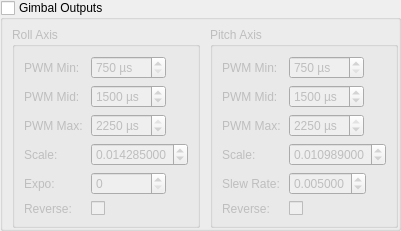
            <widget class="QGroupBox" name="groupBox_gimbal">
             <property name="title">
              <string>Gimbal Outputs</string>
             </property>
             <property name="flat">
              <bool>true</bool>
             </property>
             <property name="checkable">
              <bool>true</bool>
             </property>
             <property name="checked">
              <bool>false</bool>
             </property>
             <layout class="QGridLayout" name="gridLayout_52">
              <property name="leftMargin">
               <number>9</number>
              </property>
              <property name="topMargin">
               <number>7</number>
              </property>
              <property name="rightMargin">
               <number>0</number>
              </property>
              <property name="bottomMargin">
               <number>0</number>
              </property>
              <property name="horizontalSpacing">
               <number>10</number>
              </property>
              <property name="verticalSpacing">
               <number>0</number>
              </property>
              <item row="0" column="0">
               <widget class="QGroupBox" name="groupBox_gimbalRoll">
                <property name="sizePolicy">
                 <sizepolicy hsizetype="Preferred" vsizetype="Maximum">
                  <horstretch>0</horstretch>
                  <verstretch>0</verstretch>
                 </sizepolicy>
                </property>
                <property name="title">
                 <string>Roll Axis</string>
                </property>
                <layout class="QFormLayout" name="formLayout_53">
                 <property name="fieldGrowthPolicy">
                  <enum>QFormLayout::AllNonFixedFieldsGrow</enum>
                 </property>
                 <property name="horizontalSpacing">
                  <number>8</number>
                 </property>
                 <item row="0" column="0">
                  <widget class="QLabel" name="label_GMBL_PWM_MIN_RL">
                   <property name="text">
                    <string>PWM Min:</string>
                   </property>
                  </widget>
                 </item>
                 <item row="0" column="1">
                  <widget class="QSpinBox" name="GMBL_PWM_MIN_RL">
                   <property name="sizePolicy">
                    <sizepolicy hsizetype="Maximum" vsizetype="Fixed">
                     <horstretch>0</horstretch>
                     <verstretch>0</verstretch>
                    </sizepolicy>
                   </property>
                   <property name="minimumSize">
                    <size>
                     <width>75</width>
                     <height>0</height>
                    </size>
                   </property>
                   <property name="toolTip">
                    <string>Minumum pulse width sent to servo/controller</string>
                   </property>
                   <property name="accelerated">
                    <bool>true</bool>
                   </property>
                   <property name="suffix">
                    <string> µs</string>
                   </property>
                   <property name="minimum">
                    <number>750</number>
                   </property>
                   <property name="maximum">
                    <number>2250</number>
                   </property>
                   <property name="singleStep">
                    <number>10</number>
                   </property>
                   <property name="value">
                    <number>750</number>
                   </property>
                  </widget>
                 </item>
                 <item row="1" column="0">
                  <widget class="QLabel" name="label_GMBL_NTRL_ROLL">
                   <property name="text">
                    <string>PWM Mid:</string>
                   </property>
                  </widget>
                 </item>
                 <item row="1" column="1">
                  <widget class="QSpinBox" name="GMBL_NTRL_ROLL">
                   <property name="sizePolicy">
                    <sizepolicy hsizetype="Maximum" vsizetype="Fixed">
                     <horstretch>0</horstretch>
                     <verstretch>0</verstretch>
                    </sizepolicy>
                   </property>
                   <property name="minimumSize">
                    <size>
                     <width>75</width>
                     <height>0</height>
                    </size>
                   </property>
                   <property name="toolTip">
                    <string>&lt;html&gt;&lt;head/&gt;&lt;body&gt;&lt;p&gt;Pulse width sent to servo/controller for mid-point (level adjustment)&lt;/p&gt;&lt;/body&gt;&lt;/html&gt;</string>
                   </property>
                   <property name="accelerated">
                    <bool>true</bool>
                   </property>
                   <property name="suffix">
                    <string> µs</string>
                   </property>
                   <property name="minimum">
                    <number>750</number>
                   </property>
                   <property name="maximum">
                    <number>2250</number>
                   </property>
                   <property name="singleStep">
                    <number>10</number>
                   </property>
                   <property name="value">
                    <number>1500</number>
                   </property>
                  </widget>
                 </item>
                 <item row="2" column="0">
                  <widget class="QLabel" name="label_GMBL_PWM_MAX_RL">
                   <property name="text">
                    <string>PWM Max:</string>
                   </property>
                  </widget>
                 </item>
                 <item row="2" column="1">
                  <widget class="QSpinBox" name="GMBL_PWM_MAX_RL">
                   <property name="sizePolicy">
                    <sizepolicy hsizetype="Maximum" vsizetype="Fixed">
                     <horstretch>0</horstretch>
                     <verstretch>0</verstretch>
                    </sizepolicy>
                   </property>
                   <property name="minimumSize">
                    <size>
                     <width>75</width>
                     <height>0</height>
                    </size>
                   </property>
                   <property name="toolTip">
                    <string>Maximum pulse width sent to servo/controller</string>
                   </property>
                   <property name="accelerated">
                    <bool>true</bool>
                   </property>
                   <property name="suffix">
                    <string> µs</string>
                   </property>
                   <property name="minimum">
                    <number>750</number>
                   </property>
                   <property name="maximum">
                    <number>2250</number>
                   </property>
                   <property name="singleStep">
                    <number>10</number>
                   </property>
                   <property name="value">
                    <number>2250</number>
                   </property>
                  </widget>
                 </item>
                 <item row="3" column="0">
                  <widget class="QLabel" name="label_GMBL_SCAL_ROLL">
                   <property name="text">
                    <string>Scale:</string>
                   </property>
                  </widget>
                 </item>
                 <item row="3" column="1">
                  <widget class="QDoubleSpinBox" name="GMBL_SCAL_ROLL">
                   <property name="sizePolicy">
                    <sizepolicy hsizetype="Maximum" vsizetype="Fixed">
                     <horstretch>0</horstretch>
                     <verstretch>0</verstretch>
                    </sizepolicy>
                   </property>
                   <property name="minimumSize">
                    <size>
                     <width>95</width>
                     <height>0</height>
                    </size>
                   </property>
                   <property name="toolTip">
                    <string>&lt;html&gt;&lt;head/&gt;&lt;body&gt;&lt;p&gt;Stabilization scaling factor in degrees per second of pulse width.&lt;/p&gt;&lt;/body&gt;&lt;/html&gt;</string>
                   </property>
                   <property name="inputMethodHints">
                    <set>Qt::ImhFormattedNumbersOnly</set>
                   </property>
                   <property name="specialValueText">
                    <string>0.01428571</string>
                   </property>
                   <property name="accelerated">
                    <bool>true</bool>
                   </property>
                   <property name="decimals">
                    <number>9</number>
                   </property>
                   <property name="maximum">
                    <double>1.000000000000000</double>
                   </property>
                   <property name="singleStep">
                    <double>0.000001000000000</double>
                   </property>
                   <property name="value">
                    <double>0.014285000000000</double>
                   </property>
                  </widget>
                 </item>
                 <item row="4" column="0">
                  <widget class="QLabel" name="label_GMBL_ROLL_EXPO">
                   <property name="text">
                    <string>Expo:</string>
                   </property>
                  </widget>
                 </item>
                 <item row="4" column="1">
                  <widget class="QDoubleSpinBox" name="GMBL_ROLL_EXPO">
                   <property name="sizePolicy">
                    <sizepolicy hsizetype="Maximum" vsizetype="Fixed">
                     <horstretch>0</horstretch>
                     <verstretch>0</verstretch>
                    </sizepolicy>
                   </property>
                   <property name="minimumSize">
                    <size>
                     <width>75</width>
                     <height>0</height>
                    </size>
                   </property>
                   <property name="toolTip">
                    <string>&lt;html&gt;&lt;head/&gt;&lt;body&gt;&lt;p&gt;Roll axis exponential (slows down movement around center). When set, the GMBL_SCAL_ROLL must be lowered. An expo of 30, will result in a GMBL_SCAL_ROLL of 1/500 instead of 1/70.&lt;/p&gt;&lt;/body&gt;&lt;/html&gt;</string>
                   </property>
                   <property name="inputMethodHints">
                    <set>Qt::ImhFormattedNumbersOnly</set>
                   </property>
                   <property name="specialValueText">
                    <string>0</string>
                   </property>
                   <property name="accelerated">
                    <bool>true</bool>
                   </property>
                   <property name="decimals">
                    <number>2</number>
                   </property>
                   <property name="maximum">
                    <double>999.000000000000000</double>
                   </property>
                   <property name="singleStep">
                    <double>1.000000000000000</double>
                   </property>
                   <property name="value">
                    <double>0.000000000000000</double>
                   </property>
                  </widget>
                 </item>
                 <item row="5" column="0">
                  <widget class="QLabel" name="label_gimbal_roll_reverse">
                   <property name="toolTip">
                    <string>Select to reverse movement direction on this axis</string>
                   </property>
                   <property name="text">
                    <string>Reverse:</string>
                   </property>
                  </widget>
                 </item>
                 <item row="5" column="1">
                  <widget class="QCheckBox" name="reverse_gimbal_roll">
                   <property name="sizePolicy">
                    <sizepolicy hsizetype="Fixed" vsizetype="Fixed">
                     <horstretch>0</horstretch>
                     <verstretch>0</verstretch>
                    </sizepolicy>
                   </property>
                   <property name="toolTip">
                    <string>Select to reverse movement direction on this axis</string>
                   </property>
                   <property name="text">
                    <string/>
                   </property>
                  </widget>
                 </item>
                </layout>
               </widget>
              </item>
              <item row="0" column="1">
               <widget class="QGroupBox" name="groupBox_gimbalPitch">
                <property name="sizePolicy">
                 <sizepolicy hsizetype="Preferred" vsizetype="Maximum">
                  <horstretch>0</horstretch>
                  <verstretch>0</verstretch>
                 </sizepolicy>
                </property>
                <property name="title">
                 <string>Pitch Axis</string>
                </property>
                <layout class="QFormLayout" name="formLayout_44">
                 <property name="fieldGrowthPolicy">
                  <enum>QFormLayout::AllNonFixedFieldsGrow</enum>
                 </property>
                 <property name="horizontalSpacing">
                  <number>8</number>
                 </property>
                 <item row="0" column="0">
                  <widget class="QLabel" name="label_GMBL_PWM_MIN_PT">
                   <property name="text">
                    <string>PWM Min:</string>
                   </property>
                  </widget>
                 </item>
                 <item row="0" column="1">
                  <widget class="QSpinBox" name="GMBL_PWM_MIN_PT">
                   <property name="sizePolicy">
                    <sizepolicy hsizetype="Maximum" vsizetype="Fixed">
                     <horstretch>0</horstretch>
                     <verstretch>0</verstretch>
                    </sizepolicy>
                   </property>
                   <property name="minimumSize">
                    <size>
                     <width>75</width>
                     <height>0</height>
                    </size>
                   </property>
                   <property name="toolTip">
                    <string>Minumum pulse width sent to servo/controller</string>
                   </property>
                   <property name="accelerated">
                    <bool>true</bool>
                   </property>
                   <property name="suffix">
                    <string> µs</string>
                   </property>
                   <property name="minimum">
                    <number>750</number>
                   </property>
                   <property name="maximum">
                    <number>2250</number>
                   </property>
                   <property name="singleStep">
                    <number>10</number>
                   </property>
                   <property name="value">
                    <number>750</number>
                   </property>
                  </widget>
                 </item>
                 <item row="1" column="0">
                  <widget class="QLabel" name="label_GMBL_NTRL_PITCH">
                   <property name="text">
                    <string>PWM Mid:</string>
                   </property>
                  </widget>
                 </item>
                 <item row="1" column="1">
                  <widget class="QSpinBox" name="GMBL_NTRL_PITCH">
                   <property name="sizePolicy">
                    <sizepolicy hsizetype="Maximum" vsizetype="Fixed">
                     <horstretch>0</horstretch>
                     <verstretch>0</verstretch>
                    </sizepolicy>
                   </property>
                   <property name="minimumSize">
                    <size>
                     <width>75</width>
                     <height>0</height>
                    </size>
                   </property>
                   <property name="toolTip">
                    <string>&lt;html&gt;&lt;head/&gt;&lt;body&gt;&lt;p&gt;Pulse width sent to servo/controller for mid-point (level adjustment)&lt;/p&gt;&lt;/body&gt;&lt;/html&gt;</string>
                   </property>
                   <property name="accelerated">
                    <bool>true</bool>
                   </property>
                   <property name="suffix">
                    <string> µs</string>
                   </property>
                   <property name="minimum">
                    <number>750</number>
                   </property>
                   <property name="maximum">
                    <number>2250</number>
                   </property>
                   <property name="singleStep">
                    <number>10</number>
                   </property>
                   <property name="value">
                    <number>1500</number>
                   </property>
                  </widget>
                 </item>
                 <item row="2" column="0">
                  <widget class="QLabel" name="label_GMBL_PWM_MAX_PT">
                   <property name="text">
                    <string>PWM Max:</string>
                   </property>
                  </widget>
                 </item>
                 <item row="2" column="1">
                  <widget class="QSpinBox" name="GMBL_PWM_MAX_PT">
                   <property name="sizePolicy">
                    <sizepolicy hsizetype="Maximum" vsizetype="Fixed">
                     <horstretch>0</horstretch>
                     <verstretch>0</verstretch>
                    </sizepolicy>
                   </property>
                   <property name="minimumSize">
                    <size>
                     <width>75</width>
                     <height>0</height>
                    </size>
                   </property>
                   <property name="toolTip">
                    <string>Maximum pulse width sent to servo/controller</string>
                   </property>
                   <property name="accelerated">
                    <bool>true</bool>
                   </property>
                   <property name="suffix">
                    <string> µs</string>
                   </property>
                   <property name="minimum">
                    <number>750</number>
                   </property>
                   <property name="maximum">
                    <number>2250</number>
                   </property>
                   <property name="singleStep">
                    <number>10</number>
                   </property>
                   <property name="value">
                    <number>2250</number>
                   </property>
                  </widget>
                 </item>
                 <item row="3" column="0">
                  <widget class="QLabel" name="label_GMBL_SCAL_PITCH">
                   <property name="text">
                    <string>Scale:</string>
                   </property>
                  </widget>
                 </item>
                 <item row="3" column="1">
                  <widget class="QDoubleSpinBox" name="GMBL_SCAL_PITCH">
                   <property name="sizePolicy">
                    <sizepolicy hsizetype="Maximum" vsizetype="Fixed">
                     <horstretch>0</horstretch>
                     <verstretch>0</verstretch>
                    </sizepolicy>
                   </property>
                   <property name="minimumSize">
                    <size>
                     <width>95</width>
                     <height>0</height>
                    </size>
                   </property>
                   <property name="toolTip">
                    <string>&lt;html&gt;&lt;head/&gt;&lt;body&gt;&lt;p&gt;Stabilization scaling factor in degrees per second of pulse width.&lt;/p&gt;&lt;/body&gt;&lt;/html&gt;</string>
                   </property>
                   <property name="inputMethodHints">
                    <set>Qt::ImhFormattedNumbersOnly</set>
                   </property>
                   <property name="specialValueText">
                    <string>0.01098901</string>
                   </property>
                   <property name="accelerated">
                    <bool>true</bool>
                   </property>
                   <property name="decimals">
                    <number>9</number>
                   </property>
                   <property name="maximum">
                    <double>1.000000000000000</double>
                   </property>
                   <property name="singleStep">
                    <double>0.000001000000000</double>
                   </property>
                   <property name="value">
                    <double>0.010989000000000</double>
                   </property>
                  </widget>
                 </item>
                 <item row="4" column="0">
                  <widget class="QLabel" name="label_GMBL_SLEW_RATE">
                   <property name="text">
                    <string>Slew Rate:</string>
                   </property>
                  </widget>
                 </item>
                 <item row="4" column="1">
                  <widget class="QDoubleSpinBox" name="GMBL_SLEW_RATE">
                   <property name="sizePolicy">
                    <sizepolicy hsizetype="Maximum" vsizetype="Fixed">
                     <horstretch>0</horstretch>
                     <verstretch>0</verstretch>
                    </sizepolicy>
                   </property>
                   <property name="minimumSize">
                    <size>
                     <width>75</width>
                     <height>0</height>
                    </size>
                   </property>
                   <property name="toolTip">
                    <string>Smooth out manual tilt commands</string>
                   </property>
                   <property name="inputMethodHints">
                    <set>Qt::ImhFormattedNumbersOnly</set>
                   </property>
                   <property name="specialValueText">
                    <string>0.0</string>
                   </property>
                   <property name="accelerated">
                    <bool>true</bool>
                   </property>
                   <property name="decimals">
                    <number>6</number>
                   </property>
                   <property name="maximum">
                    <double>1.000000000000000</double>
                   </property>
                   <property name="singleStep">
                    <double>0.001000000000000</double>
                   </property>
                   <property name="value">
                    <double>0.005000000000000</double>
                   </property>
                  </widget>
                 </item>
                 <item row="5" column="0">
                  <widget class="QLabel" name="label_gimbal_pitch_reverse">
                   <property name="toolTip">
                    <string>Select to reverse movement direction on this axis</string>
                   </property>
                   <property name="text">
                    <string>Reverse:</string>
                   </property>
                  </widget>
                 </item>
                 <item row="5" column="1">
                  <widget class="QCheckBox" name="reverse_gimbal_pitch">
                   <property name="sizePolicy">
                    <sizepolicy hsizetype="Fixed" vsizetype="Fixed">
                     <horstretch>0</horstretch>
                     <verstretch>0</verstretch>
                    </sizepolicy>
                   </property>
                   <property name="toolTip">
                    <string>Select to reverse movement direction on this axis</string>
                   </property>
                   <property name="text">
                    <string/>
                   </property>
                  </widget>
                 </item>
                </layout>
               </widget>
              </item>
             </layout>
            </widget>
